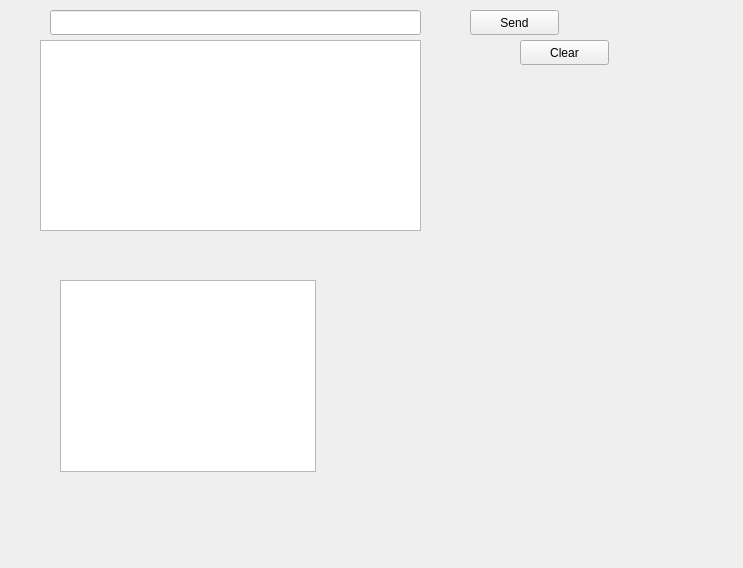
<?xml version="1.0" encoding="UTF-8"?>
<ui version="4.0">
 <class>SerialMonitorDialog</class>
 <widget class="QDialog" name="SerialMonitorDialog">
  <property name="geometry">
   <rect>
    <x>0</x>
    <y>0</y>
    <width>743</width>
    <height>568</height>
   </rect>
  </property>
  <property name="windowTitle">
   <string>Dialog</string>
  </property>
  <widget class="QTextBrowser" name="textBrowser_2">
   <property name="geometry">
    <rect>
     <x>60</x>
     <y>280</y>
     <width>256</width>
     <height>192</height>
    </rect>
   </property>
  </widget>
  <widget class="QLineEdit" name="brakeTxLineEdit">
   <property name="geometry">
    <rect>
     <x>50</x>
     <y>10</y>
     <width>371</width>
     <height>25</height>
    </rect>
   </property>
  </widget>
  <widget class="QPushButton" name="brakeSendButton">
   <property name="geometry">
    <rect>
     <x>470</x>
     <y>10</y>
     <width>89</width>
     <height>25</height>
    </rect>
   </property>
   <property name="focusPolicy">
    <enum>Qt::NoFocus</enum>
   </property>
   <property name="text">
    <string>Send</string>
   </property>
  </widget>
  <widget class="QPushButton" name="brakeClearButton">
   <property name="geometry">
    <rect>
     <x>520</x>
     <y>40</y>
     <width>89</width>
     <height>25</height>
    </rect>
   </property>
   <property name="focusPolicy">
    <enum>Qt::NoFocus</enum>
   </property>
   <property name="text">
    <string>Clear</string>
   </property>
  </widget>
  <widget class="QPlainTextEdit" name="brakeRxTextDisplay">
   <property name="geometry">
    <rect>
     <x>40</x>
     <y>40</y>
     <width>381</width>
     <height>191</height>
    </rect>
   </property>
  </widget>
 </widget>
 <resources/>
 <connections/>
</ui>
